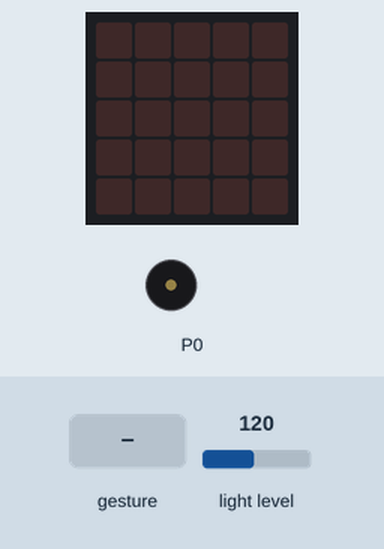
This program was run on a simulated BBC micro:bit (MakeCode). Shown: the board's 5×5 LED display, buzzer (waves = sounding). The test bench sets the inputs (shaded band); at power-on: light level 120. Random numbers come from a fixed seed; a tilt is held for 1.5 s and a shake lasts 1 s, then the board lies face up again.

Above: at 1.2 s.
1.3 s: gesture 'shake'
At 3.4 s:
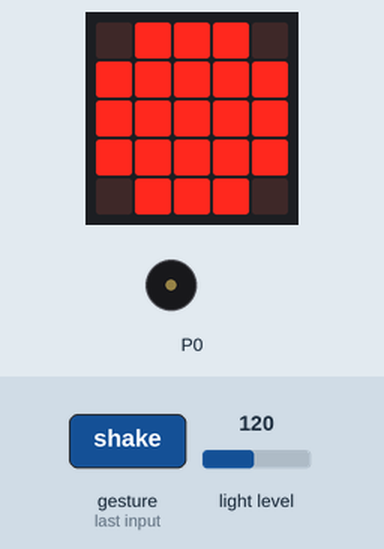
3.7 s: light level set to 53
5.2 s: light level set to 45
At 6.4 s:
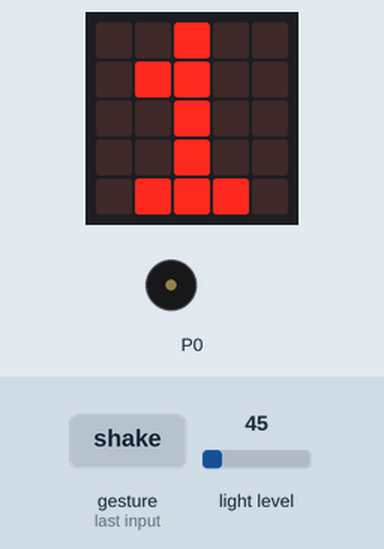
6.7 s: gesture 'shake'
At 9.3 s:
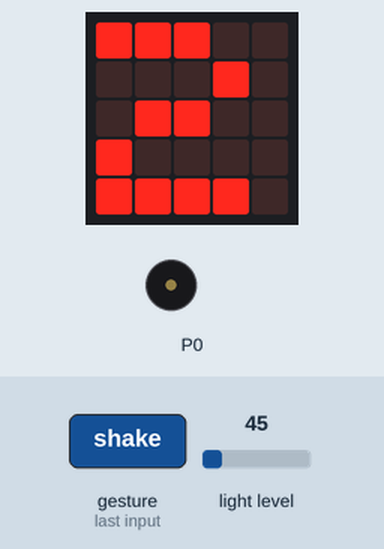
9.7 s: gesture 'shake'
At 12.2 s:
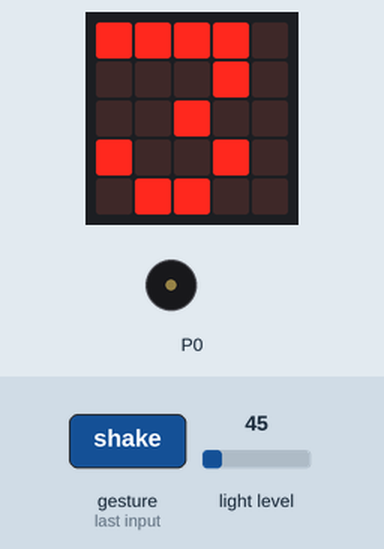
Timing chart, 0 to 13.0 s (numbered marks = the images above; inputs shaded):
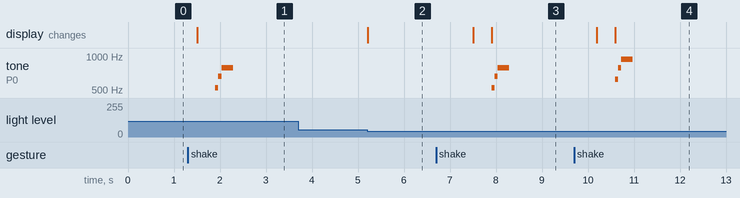

Measured:
- the behaviour switches between 50 and 49 on light level (found by bisection; images 1 and 2)
- after the input at 1.3 s, tone on P0: silent → 523 Hz after 0.60 s, → 659 Hz 0.07 s later, → 784 Hz 0.07 s later, → silent 0.25 s later; the display: changes after 0.20 s (image 1)
- after the input at 3.7 s, every drawn part: stays the same
- after the input at 5.2 s, the display: changes at once (image 2)
- after the input at 6.7 s, tone on P0: silent → 523 Hz after 1.2 s, → 659 Hz 0.07 s later, → 784 Hz 0.07 s later, → silent 0.25 s later; the display: first changes after 0.80 s (image 3 shows a later state)
- after the input at 9.7 s, tone on P0: silent → 622 Hz after 0.89 s, → 784 Hz 0.07 s later, → 932 Hz 0.07 s later, → silent 0.25 s later; the display: first changes after 0.49 s (image 4 shows a later state)

The program:

main.ts
```typescript
input.onGesture(Gesture.Shake, function () {
    random = randint(0, 1)
    count += 1
    if (random == 0) {
        basic.showLeds(`
            . # # # .
            # # # # #
            # # # # #
            # # # # #
            . # # # .
            `)
        music.playTone(523, music.beat(BeatFraction.Eighth))
        music.playTone(659, music.beat(BeatFraction.Eighth))
        music.playTone(784, music.beat(BeatFraction.Half))
    } else {
        basic.showLeds(`
            . . # . .
            . # # . .
            . . # . .
            . . # . .
            . # # # .
            `)
        music.playTone(622, music.beat(BeatFraction.Eighth))
        music.playTone(784, music.beat(BeatFraction.Eighth))
        music.playTone(932, music.beat(BeatFraction.Half))
    }
})
let random = 0
let count = 0
basic.forever(function () {
    if (input.lightLevel() < 50) {
        basic.showString("" + (count))
    }
})
```

test.ts
```typescript
// Hier kann man Tests durchführen; diese Datei wird nicht kompiliert, wenn dieses Paket als Erweiterung verwendet wird.
```
